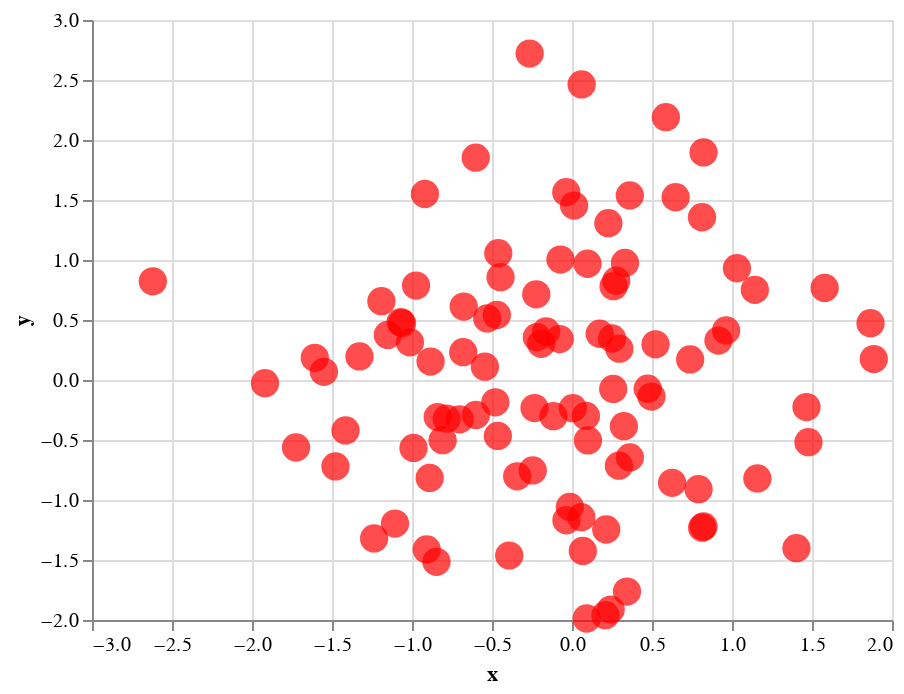

Write notebook code for a chart like this one.
### Markdown cell above
This top-level configuration should be thought of as a chart theme: They are the default settings for the aesthetics of all chart elements. Let's use configure_point to set some properties of points:

### Code cell
alt.Chart(data).mark_point().encode(
    x = "x:Q",
    y = "y:Q"
).configure_point(
    size = 200,
    color = "red",
    filled = True
)

### Figure 1 — Vega-Lite specification as saved in the notebook (floating-point values rounded to 4 significant figures)
{"config": {"view": {"continuousWidth": 400, "continuousHeight": 300}, "point": {"color": "red", "filled": true, "size": 200}}, "data": {"name": "data-36314fa13457ed6ac75c6d0d79479799"}, "mark": "point", "encoding": {"x": {"field": "x", "type": "quantitative"}, "y": {"field": "y", "type": "quantitative"}}, "$schema": "https://vega.github.io/schema/vega-lite/v4.17.0.json", "datasets": {"data-36314fa13457ed6ac75c6d0d79479799": [{"x": 0.4967, "y": -0.1383}, {"x": 0.6477, "y": 1.523}, {"x": -0.2342, "y": -0.2341}, {"x": 1.579, "y": 0.7674}, {"x": -0.4695, "y": 0.5426}, {"x": -0.4634, "y": -0.4657}, {"x": 0.242, "y": -1.913}, {"x": -1.725, "y": -0.5623}, {"x": -1.013, "y": 0.3142}, {"x": -0.908, "y": -1.412}, {"x": 1.466, "y": -0.2258}, {"x": 0.06753, "y": -1.425}, {"x": -0.5444, "y": 0.1109}, {"x": -1.151, "y": 0.3757}, {"x": -0.6006, "y": -0.2917}, {"x": -0.6017, "y": 1.852}, {"x": -0.0135, "y": -1.058}, {"x": 0.8225, "y": -1.221}, {"x": 0.2089, "y": -1.96}, {"x": -1.328, "y": 0.1969}, {"x": 0.7385, "y": 0.1714}, {"x": -0.1156, "y": -0.3011}, {"x": -1.479, "y": -0.7198}, {"x": -0.4606, "y": 1.057}, {"x": 0.3436, "y": -1.763}, {"x": 0.3241, "y": -0.3851}, {"x": -0.6769, "y": 0.6117}, {"x": 1.031, "y": 0.9313}, {"x": -0.8392, "y": -0.3092}, {"x": 0.3313, "y": 0.9755}, {"x": -0.4792, "y": -0.1857}, {"x": -1.106, "y": -1.196}, {"x": 0.8125, "y": 1.356}, {"x": -0.07201, "y": 1.004}, {"x": 0.3616, "y": -0.6451}, {"x": 0.3614, "y": 1.538}, {"x": -0.03583, "y": 1.565}, {"x": -2.62, "y": 0.8219}, {"x": 0.08705, "y": -0.299}, {"x": 0.09176, "y": -1.988}, {"x": -0.2197, "y": 0.3571}, {"x": 1.478, "y": -0.5183}, {"x": -0.8085, "y": -0.5018}, {"x": 0.9154, "y": 0.3288}, {"x": -0.5298, "y": 0.5133}, {"x": 0.09708, "y": 0.9686}, {"x": -0.7021, "y": -0.3277}, {"x": -0.3921, "y": -1.464}, {"x": 0.2961, "y": 0.2611}, {"x": 0.005113, "y": -0.2346}, {"x": -1.415, "y": -0.4206}, {"x": -0.3427, "y": -0.8023}, {"x": -0.1613, "y": 0.4041}, {"x": 1.886, "y": 0.1746}, {"x": 0.2576, "y": -0.07445}, {"x": -1.919, "y": -0.02651}, {"x": 0.06023, "y": 2.463}, {"x": -0.1924, "y": 0.3015}, {"x": -0.03471, "y": -1.169}, {"x": 1.143, "y": 0.7519}, {"x": 0.791, "y": -0.9094}, {"x": 1.403, "y": -1.402}, {"x": 0.5869, "y": 2.19}, {"x": -0.9905, "y": -0.5663}, {"x": 0.09965, "y": -0.5035}, {"x": -1.551, "y": 0.06856}, {"x": -1.062, "y": 0.4736}, {"x": -0.9194, "y": 1.55}, {"x": -0.7833, "y": -0.3221}, {"x": 0.8135, "y": -1.231}, {"x": 0.2275, "y": 1.307}, {"x": -1.607, "y": 0.1846}, {"x": 0.2599, "y": 0.7818}, {"x": -1.237, "y": -1.32}, {"x": 0.5219, "y": 0.297}, {"x": 0.2505, "y": 0.3464}, {"x": -0.68, "y": 0.2323}, {"x": 0.2931, "y": -0.7144}, {"x": 1.866, "y": 0.4738}, {"x": -1.191, "y": 0.6566}, {"x": -0.9747, "y": 0.7871}, {"x": 1.159, "y": -0.8207}, {"x": 0.9634, "y": 0.4128}, {"x": 0.8221, "y": 1.897}, {"x": -0.2454, "y": -0.7537}, {"x": -0.8895, "y": -0.8158}, {"x": -0.0771, "y": 0.3412}, {"x": 0.2767, "y": 0.8272}, {"x": 0.013, "y": 1.454}, {"x": -0.2647, "y": 2.72}, {"x": 0.6257, "y": -0.8572}, {"x": -1.071, "y": 0.4825}, {"x": -0.2235, "y": 0.714}, {"x": 0.4732, "y": -0.07283}, {"x": -0.8468, "y": -1.515}, {"x": -0.4465, "y": 0.8564}, {"x": 0.2141, "y": -1.246}, {"x": 0.1732, "y": 0.3853}, {"x": -0.8839, "y": 0.1537}, {"x": 0.05821, "y": -1.143}]}}
